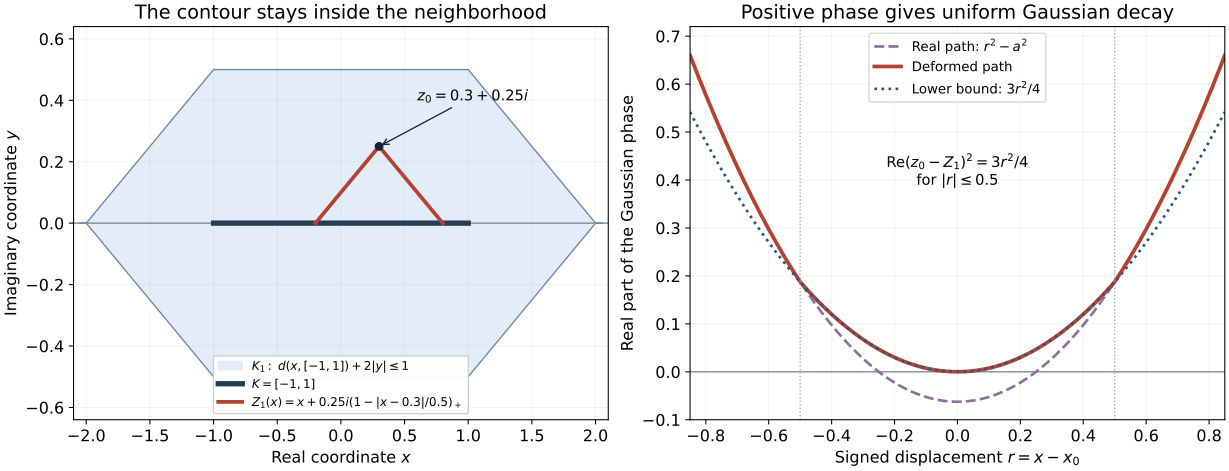

Source code (Python):
"""Exact one-dimensional tent contour and Gaussian phase for AN01-U095, Lemma 3.
Original figure: GPT-6 Astra (OpenAI), Ultra, October 2026. CC0.
Run in this directory with numpy and matplotlib; writes SVG and PNG.
"""
from pathlib import Path
import numpy as np
import matplotlib
matplotlib.use("Agg")
import matplotlib.pyplot as plt
matplotlib.rcParams.update({"font.size":12,"svg.hashsalt":"AN01-U095-analytic-tent","font.family":"DejaVu Sans"})
out=Path(__file__).resolve().parent
x=np.linspace(-2.05,2.05,1201);dist=np.maximum(abs(x)-1,0);height=np.maximum(1-dist,0)/2
x0=.3;a=.25
moving=np.linspace(x0-2*a,x0+2*a,501)
tent=a*(1-abs(moving-x0)/(2*a))
assert np.all(np.maximum(abs(moving)-1,0)+2*tent<=1+1e-12)
r=np.linspace(-.85,.85,851)
original=r*r-a*a
final=np.where(abs(r)<=2*a,.75*r*r,r*r-a*a)
assert np.all(final>=.75*r*r-1e-12)
fig,axs=plt.subplots(1,2,figsize=(12.8,4.9),layout="constrained")
ax=axs[0]
ax.fill_between(x,-height,height,color="#e2edf9",label=r"$K_1:\ d(x,[-1,1])+2|y|\leq1$")
ax.plot(x,height,color="#6a88aa",lw=1);ax.plot(x,-height,color="#6a88aa",lw=1)
ax.axhline(0,color="#7f8791",lw=1);ax.plot([-1,1],[0,0],color="#283c52",lw=4,label=r"$K=[-1,1]$")
ax.plot(moving,tent,color="#b54132",lw=2.8,label=r"$Z_1(x)=x+0.25i(1-|x-0.3|/0.5)_+$")
ax.scatter([x0],[a],color="#172334",s=32,zorder=5)
ax.annotate(r"$z_0=0.3+0.25i$",xy=(x0,a),xytext=(.6,.4),arrowprops={"arrowstyle":"->","color":"#172334"},fontsize=11)
ax.set(xlim=(-2.1,2.1),ylim=(-.64,.64),xlabel=r"Real coordinate $x$",ylabel=r"Imaginary coordinate $y$",title="The contour stays inside the neighborhood")
ax.legend(loc="lower center",fontsize=9,framealpha=.95);ax.grid(alpha=.15)
ax=axs[1]
ax.axhline(0,color="#7f8791",lw=1)
ax.plot(r,original,"--",color="#8d7199",lw=2,label=r"Real path: $r^2-a^2$")
ax.plot(r,final,color="#b54132",lw=2.8,label="Deformed path")
ax.plot(r,.75*r*r,":",color="#23567e",lw=2,label=r"Lower bound: $3r^2/4$")
ax.axvline(-.5,color="#9da5af",lw=1,ls=":");ax.axvline(.5,color="#9da5af",lw=1,ls=":")
ax.text(0,.39,r"$\operatorname{Re}(z_0-Z_1)^2=3r^2/4$"+"\n"+r"for $|r|\leq 0.5$",ha="center",fontsize=11)
ax.set(xlim=(-.85,.85),ylim=(-.1,.72),xlabel=r"Signed displacement $r=x-x_0$",ylabel="Real part of the Gaussian phase",title="Positive phase gives uniform Gaussian decay")
ax.legend(loc="upper center",fontsize=10);ax.grid(alpha=.15)
fig.savefig(out/"analytic-tent.png",dpi=160,metadata={"Software":"Matplotlib; original CC0 figure"})
fig.savefig(out/"analytic-tent.svg",metadata={"Date":None,"Creator":"GPT-6 Astra (OpenAI), Ultra; CC0"})
p=out/"analytic-tent.svg";p.write_text("\n".join(line.rstrip() for line in p.read_text().splitlines())+"\n")
plt.close(fig)
